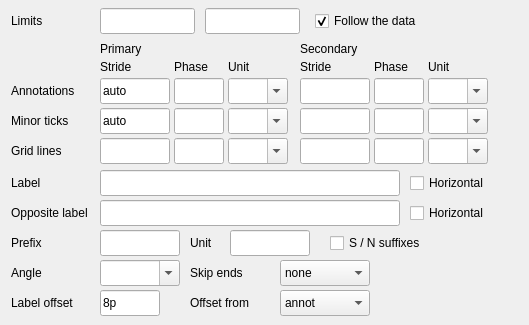
   <widget class="QWidget" name="tabY">
    <attribute name="title">
     <string>Y axis</string>
    </attribute>
    <widget class="QLabel" name="lblYLimits">
     <property name="geometry">
      <rect>
       <x>11</x>
       <y>8</y>
       <width>85</width>
       <height>26</height>
      </rect>
     </property>
     <property name="text">
      <string>Limits</string>
     </property>
    </widget>
    <widget class="QLineEdit" name="editYmin">
     <property name="geometry">
      <rect>
       <x>100</x>
       <y>8</y>
       <width>95</width>
       <height>26</height>
      </rect>
     </property>
     <property name="toolTip">
      <string>-R: Y minimum.</string>
     </property>
     <property name="text">
      <string/>
     </property>
     <property name="gmtKey" stdset="0">
      <string>-R</string>
     </property>
     <property name="gmtPart" stdset="0">
      <string>ymin</string>
     </property>
    </widget>
    <widget class="QLineEdit" name="editYmax">
     <property name="geometry">
      <rect>
       <x>205</x>
       <y>8</y>
       <width>95</width>
       <height>26</height>
      </rect>
     </property>
     <property name="toolTip">
      <string>-R: Y maximum.</string>
     </property>
     <property name="text">
      <string/>
     </property>
     <property name="gmtKey" stdset="0">
      <string>-R</string>
     </property>
     <property name="gmtPart" stdset="0">
      <string>ymax</string>
     </property>
    </widget>
    <widget class="QCheckBox" name="chkDataLimitsY">
     <property name="geometry">
      <rect>
       <x>315</x>
       <y>8</y>
       <width>205</width>
       <height>26</height>
      </rect>
     </property>
     <property name="toolTip">
      <string>-R from the raster itself: this axis spans exactly the dataset's own Y limits. Uncheck to type your own.</string>
     </property>
     <property name="text">
      <string>Follow the data</string>
     </property>
     <property name="checked">
      <bool>true</bool>
     </property>
     <property name="gmtKey" stdset="0">
      <string>-R</string>
     </property>
     <property name="gmtPart" stdset="0">
      <string>yauto</string>
     </property>
    </widget>
    <widget class="QLabel" name="lblYHdrP">
     <property name="geometry">
      <rect>
       <x>100</x>
       <y>40</y>
       <width>188</width>
       <height>18</height>
      </rect>
     </property>
     <property name="toolTip">
      <string>-Bpy: the annotations closest to the axis.</string>
     </property>
     <property name="text">
      <string>Primary</string>
     </property>
    </widget>
    <widget class="QLabel" name="lblYHdrS">
     <property name="geometry">
      <rect>
       <x>300</x>
       <y>40</y>
       <width>188</width>
       <height>18</height>
      </rect>
     </property>
     <property name="toolTip">
      <string>-Bsy: a second level further from the axis (mostly for time axes); its intervals must be longer than the primary ones.</string>
     </property>
     <property name="text">
      <string>Secondary</string>
     </property>
    </widget>
    <widget class="QLabel" name="lblYPStride">
     <property name="geometry">
      <rect>
       <x>100</x>
       <y>58</y>
       <width>70</width>
       <height>18</height>
      </rect>
     </property>
     <property name="text">
      <string>Stride</string>
     </property>
    </widget>
    <widget class="QLabel" name="lblYPPhase">
     <property name="geometry">
      <rect>
       <x>174</x>
       <y>58</y>
       <width>50</width>
       <height>18</height>
      </rect>
     </property>
     <property name="text">
      <string>Phase</string>
     </property>
    </widget>
    <widget class="QLabel" name="lblYPUnit">
     <property name="geometry">
      <rect>
       <x>228</x>
       <y>58</y>
       <width>60</width>
       <height>18</height>
      </rect>
     </property>
     <property name="text">
      <string>Unit</string>
     </property>
    </widget>
    <widget class="QLineEdit" name="editYPa">
     <property name="geometry">
      <rect>
       <x>100</x>
       <y>78</y>
       <width>70</width>
       <height>26</height>
      </rect>
     </property>
     <property name="toolTip">
      <string>-Bpya: annotation and major tick spacing. auto = GMT chooses the spacing; empty box = not drawn.</string>
     </property>
     <property name="text">
      <string>auto</string>
     </property>
     <property name="gmtKey" stdset="0">
      <string>-Bpy</string>
     </property>
     <property name="gmtPart" stdset="0">
      <string>a</string>
     </property>
    </widget>
    <widget class="QLineEdit" name="editYPaPhase">
     <property name="geometry">
      <rect>
       <x>174</x>
       <y>78</y>
       <width>50</width>
       <height>26</height>
      </rect>
     </property>
     <property name="toolTip">
      <string>-Bpya phase: shift this item by a signed amount, e.g. +0.5.</string>
     </property>
     <property name="text">
      <string/>
     </property>
     <property name="gmtKey" stdset="0">
      <string>-Bpy</string>
     </property>
     <property name="gmtPart" stdset="0">
      <string>a.phase</string>
     </property>
    </widget>
    <widget class="QComboBox" name="cmbYPaUnit">
     <property name="geometry">
      <rect>
       <x>228</x>
       <y>78</y>
       <width>60</width>
       <height>26</height>
      </rect>
     </property>
     <property name="toolTip">
      <string>-Bpya unit: d / m / s = arc degrees, minutes, seconds on a map; Y y O o U u r K k D d R H h M m S s = the time units of GMT's -B. Empty = the axis' own units.</string>
     </property>
     <property name="editable">
      <bool>true</bool>
     </property>
     <property name="gmtKey" stdset="0">
      <string>-Bpy</string>
     </property>
     <property name="gmtPart" stdset="0">
      <string>a.unit</string>
     </property>
    </widget>
    <widget class="QLineEdit" name="editYPf">
     <property name="geometry">
      <rect>
       <x>100</x>
       <y>108</y>
       <width>70</width>
       <height>26</height>
      </rect>
     </property>
     <property name="toolTip">
      <string>-Bpyf: minor tick spacing. auto = GMT chooses the spacing; empty box = not drawn.</string>
     </property>
     <property name="text">
      <string>auto</string>
     </property>
     <property name="gmtKey" stdset="0">
      <string>-Bpy</string>
     </property>
     <property name="gmtPart" stdset="0">
      <string>f</string>
     </property>
    </widget>
    <widget class="QLineEdit" name="editYPfPhase">
     <property name="geometry">
      <rect>
       <x>174</x>
       <y>108</y>
       <width>50</width>
       <height>26</height>
      </rect>
     </property>
     <property name="toolTip">
      <string>-Bpyf phase: shift this item by a signed amount, e.g. +0.5.</string>
     </property>
     <property name="text">
      <string/>
     </property>
     <property name="gmtKey" stdset="0">
      <string>-Bpy</string>
     </property>
     <property name="gmtPart" stdset="0">
      <string>f.phase</string>
     </property>
    </widget>
    <widget class="QComboBox" name="cmbYPfUnit">
     <property name="geometry">
      <rect>
       <x>228</x>
       <y>108</y>
       <width>60</width>
       <height>26</height>
      </rect>
     </property>
     <property name="toolTip">
      <string>-Bpyf unit: d / m / s = arc degrees, minutes, seconds on a map; Y y O o U u r K k D d R H h M m S s = the time units of GMT's -B. Empty = the axis' own units.</string>
     </property>
     <property name="editable">
      <bool>true</bool>
     </property>
     <property name="gmtKey" stdset="0">
      <string>-Bpy</string>
     </property>
     <property name="gmtPart" stdset="0">
      <string>f.unit</string>
     </property>
    </widget>
    <widget class="QLineEdit" name="editYPg">
     <property name="geometry">
      <rect>
       <x>100</x>
       <y>138</y>
       <width>70</width>
       <height>26</height>
      </rect>
     </property>
     <property name="toolTip">
      <string>-Bpyg: grid line spacing. auto = GMT chooses the spacing; empty box = not drawn.</string>
     </property>
     <property name="text">
      <string/>
     </property>
     <property name="gmtKey" stdset="0">
      <string>-Bpy</string>
     </property>
     <property name="gmtPart" stdset="0">
      <string>g</string>
     </property>
    </widget>
    <widget class="QLineEdit" name="editYPgPhase">
     <property name="geometry">
      <rect>
       <x>174</x>
       <y>138</y>
       <width>50</width>
       <height>26</height>
      </rect>
     </property>
     <property name="toolTip">
      <string>-Bpyg phase: shift this item by a signed amount, e.g. +0.5.</string>
     </property>
     <property name="text">
      <string/>
     </property>
     <property name="gmtKey" stdset="0">
      <string>-Bpy</string>
     </property>
     <property name="gmtPart" stdset="0">
      <string>g.phase</string>
     </property>
    </widget>
    <widget class="QComboBox" name="cmbYPgUnit">
     <property name="geometry">
      <rect>
       <x>228</x>
       <y>138</y>
       <width>60</width>
       <height>26</height>
      </rect>
     </property>
     <property name="toolTip">
      <string>-Bpyg unit: d / m / s = arc degrees, minutes, seconds on a map; Y y O o U u r K k D d R H h M m S s = the time units of GMT's -B. Empty = the axis' own units.</string>
     </property>
     <property name="editable">
      <bool>true</bool>
     </property>
     <property name="gmtKey" stdset="0">
      <string>-Bpy</string>
     </property>
     <property name="gmtPart" stdset="0">
      <string>g.unit</string>
     </property>
    </widget>
    <widget class="QLabel" name="lblYSStride">
     <property name="geometry">
      <rect>
       <x>300</x>
       <y>58</y>
       <width>70</width>
       <height>18</height>
      </rect>
     </property>
     <property name="text">
      <string>Stride</string>
     </property>
    </widget>
    <widget class="QLabel" name="lblYSPhase">
     <property name="geometry">
      <rect>
       <x>374</x>
       <y>58</y>
       <width>50</width>
       <height>18</height>
      </rect>
     </property>
     <property name="text">
      <string>Phase</string>
     </property>
    </widget>
    <widget class="QLabel" name="lblYSUnit">
     <property name="geometry">
      <rect>
       <x>428</x>
       <y>58</y>
       <width>60</width>
       <height>18</height>
      </rect>
     </property>
     <property name="text">
      <string>Unit</string>
     </property>
    </widget>
    <widget class="QLineEdit" name="editYSa">
     <property name="geometry">
      <rect>
       <x>300</x>
       <y>78</y>
       <width>70</width>
       <height>26</height>
      </rect>
     </property>
     <property name="toolTip">
      <string>-Bsya: annotation and major tick spacing. auto = GMT chooses the spacing; empty box = not drawn.</string>
     </property>
     <property name="text">
      <string/>
     </property>
     <property name="gmtKey" stdset="0">
      <string>-Bsy</string>
     </property>
     <property name="gmtPart" stdset="0">
      <string>a</string>
     </property>
    </widget>
    <widget class="QLineEdit" name="editYSaPhase">
     <property name="geometry">
      <rect>
       <x>374</x>
       <y>78</y>
       <width>50</width>
       <height>26</height>
      </rect>
     </property>
     <property name="toolTip">
      <string>-Bsya phase: shift this item by a signed amount, e.g. +0.5.</string>
     </property>
     <property name="text">
      <string/>
     </property>
     <property name="gmtKey" stdset="0">
      <string>-Bsy</string>
     </property>
     <property name="gmtPart" stdset="0">
      <string>a.phase</string>
     </property>
    </widget>
    <widget class="QComboBox" name="cmbYSaUnit">
     <property name="geometry">
      <rect>
       <x>428</x>
       <y>78</y>
       <width>60</width>
       <height>26</height>
      </rect>
     </property>
     <property name="toolTip">
      <string>-Bsya unit: d / m / s = arc degrees, minutes, seconds on a map; Y y O o U u r K k D d R H h M m S s = the time units of GMT's -B. Empty = the axis' own units.</string>
     </property>
     <property name="editable">
      <bool>true</bool>
     </property>
     <property name="gmtKey" stdset="0">
      <string>-Bsy</string>
     </property>
     <property name="gmtPart" stdset="0">
      <string>a.unit</string>
     </property>
    </widget>
    <widget class="QLineEdit" name="editYSf">
     <property name="geometry">
      <rect>
       <x>300</x>
       <y>108</y>
       <width>70</width>
       <height>26</height>
      </rect>
     </property>
     <property name="toolTip">
      <string>-Bsyf: minor tick spacing. auto = GMT chooses the spacing; empty box = not drawn.</string>
     </property>
     <property name="text">
      <string/>
     </property>
     <property name="gmtKey" stdset="0">
      <string>-Bsy</string>
     </property>
     <property name="gmtPart" stdset="0">
      <string>f</string>
     </property>
    </widget>
    <widget class="QLineEdit" name="editYSfPhase">
     <property name="geometry">
      <rect>
       <x>374</x>
       <y>108</y>
       <width>50</width>
       <height>26</height>
      </rect>
     </property>
     <property name="toolTip">
      <string>-Bsyf phase: shift this item by a signed amount, e.g. +0.5.</string>
     </property>
     <property name="text">
      <string/>
     </property>
     <property name="gmtKey" stdset="0">
      <string>-Bsy</string>
     </property>
     <property name="gmtPart" stdset="0">
      <string>f.phase</string>
     </property>
    </widget>
    <widget class="QComboBox" name="cmbYSfUnit">
     <property name="geometry">
      <rect>
       <x>428</x>
       <y>108</y>
       <width>60</width>
       <height>26</height>
      </rect>
     </property>
     <property name="toolTip">
      <string>-Bsyf unit: d / m / s = arc degrees, minutes, seconds on a map; Y y O o U u r K k D d R H h M m S s = the time units of GMT's -B. Empty = the axis' own units.</string>
     </property>
     <property name="editable">
      <bool>true</bool>
     </property>
     <property name="gmtKey" stdset="0">
      <string>-Bsy</string>
     </property>
     <property name="gmtPart" stdset="0">
      <string>f.unit</string>
     </property>
    </widget>
    <widget class="QLineEdit" name="editYSg">
     <property name="geometry">
      <rect>
       <x>300</x>
       <y>138</y>
       <width>70</width>
       <height>26</height>
      </rect>
     </property>
     <property name="toolTip">
      <string>-Bsyg: grid line spacing. auto = GMT chooses the spacing; empty box = not drawn.</string>
     </property>
     <property name="text">
      <string/>
     </property>
     <property name="gmtKey" stdset="0">
      <string>-Bsy</string>
     </property>
     <property name="gmtPart" stdset="0">
      <string>g</string>
     </property>
    </widget>
    <widget class="QLineEdit" name="editYSgPhase">
     <property name="geometry">
      <rect>
       <x>374</x>
       <y>138</y>
       <width>50</width>
       <height>26</height>
      </rect>
     </property>
     <property name="toolTip">
      <string>-Bsyg phase: shift this item by a signed amount, e.g. +0.5.</string>
     </property>
     <property name="text">
      <string/>
     </property>
     <property name="gmtKey" stdset="0">
      <string>-Bsy</string>
     </property>
     <property name="gmtPart" stdset="0">
      <string>g.phase</string>
     </property>
    </widget>
    <widget class="QComboBox" name="cmbYSgUnit">
     <property name="geometry">
      <rect>
       <x>428</x>
       <y>138</y>
       <width>60</width>
       <height>26</height>
      </rect>
     </property>
     <property name="toolTip">
      <string>-Bsyg unit: d / m / s = arc degrees, minutes, seconds on a map; Y y O o U u r K k D d R H h M m S s = the time units of GMT's -B. Empty = the axis' own units.</string>
     </property>
     <property name="editable">
      <bool>true</bool>
     </property>
     <property name="gmtKey" stdset="0">
      <string>-Bsy</string>
     </property>
     <property name="gmtPart" stdset="0">
      <string>g.unit</string>
     </property>
    </widget>
    <widget class="QLabel" name="lblYAnn">
     <property name="geometry">
      <rect>
       <x>11</x>
       <y>78</y>
       <width>85</width>
       <height>26</height>
      </rect>
     </property>
     <property name="text">
      <string>Annotations</string>
     </property>
    </widget>
    <widget class="QLabel" name="lblYTick">
     <property name="geometry">
      <rect>
       <x>11</x>
       <y>108</y>
       <width>85</width>
       <height>26</height>
      </rect>
     </property>
     <property name="text">
      <string>Minor ticks</string>
     </property>
    </widget>
    <widget class="QLabel" name="lblYGrid">
     <property name="geometry">
      <rect>
       <x>11</x>
       <y>138</y>
       <width>85</width>
       <height>26</height>
      </rect>
     </property>
     <property name="text">
      <string>Grid lines</string>
     </property>
    </widget>
    <widget class="QLabel" name="lblYLabel">
     <property name="geometry">
      <rect>
       <x>11</x>
       <y>170</y>
       <width>85</width>
       <height>26</height>
      </rect>
     </property>
     <property name="text">
      <string>Label</string>
     </property>
    </widget>
    <widget class="QLineEdit" name="editYLabel">
     <property name="geometry">
      <rect>
       <x>100</x>
       <y>170</y>
       <width>300</width>
       <height>26</height>
      </rect>
     </property>
     <property name="toolTip">
      <string>-By+l: the name written along the Y axis (Cartesian).</string>
     </property>
     <property name="text">
      <string/>
     </property>
     <property name="gmtKey" stdset="0">
      <string>-By</string>
     </property>
     <property name="gmtPart" stdset="0">
      <string>label</string>
     </property>
    </widget>
    <widget class="QCheckBox" name="chkYLabelH">
     <property name="geometry">
      <rect>
       <x>410</x>
       <y>170</y>
       <width>110</width>
       <height>26</height>
      </rect>
     </property>
     <property name="toolTip">
      <string>-By+L: write the label horizontally (useful for short y labels).</string>
     </property>
     <property name="text">
      <string>Horizontal</string>
     </property>
     <property name="gmtKey" stdset="0">
      <string>-By</string>
     </property>
     <property name="gmtPart" stdset="0">
      <string>labelH</string>
     </property>
    </widget>
    <widget class="QLabel" name="lblYSecLabel">
     <property name="geometry">
      <rect>
       <x>11</x>
       <y>200</y>
       <width>85</width>
       <height>26</height>
      </rect>
     </property>
     <property name="text">
      <string>Opposite label</string>
     </property>
    </widget>
    <widget class="QLineEdit" name="editYSecLabel">
     <property name="geometry">
      <rect>
       <x>100</x>
       <y>200</y>
       <width>300</width>
       <height>26</height>
      </rect>
     </property>
     <property name="toolTip">
      <string>-By+s: a different label for the opposite (right or upper) axis (Cartesian).</string>
     </property>
     <property name="text">
      <string/>
     </property>
     <property name="gmtKey" stdset="0">
      <string>-By</string>
     </property>
     <property name="gmtPart" stdset="0">
      <string>seclabel</string>
     </property>
    </widget>
    <widget class="QCheckBox" name="chkYSecLabelH">
     <property name="geometry">
      <rect>
       <x>410</x>
       <y>200</y>
       <width>110</width>
       <height>26</height>
      </rect>
     </property>
     <property name="toolTip">
      <string>-By+S: write the opposite label horizontally.</string>
     </property>
     <property name="text">
      <string>Horizontal</string>
     </property>
     <property name="gmtKey" stdset="0">
      <string>-By</string>
     </property>
     <property name="gmtPart" stdset="0">
      <string>seclabelH</string>
     </property>
    </widget>
    <widget class="QLabel" name="lblYPrefix">
     <property name="geometry">
      <rect>
       <x>11</x>
       <y>230</y>
       <width>85</width>
       <height>26</height>
      </rect>
     </property>
     <property name="text">
      <string>Prefix</string>
     </property>
    </widget>
    <widget class="QLineEdit" name="editYPrefix">
     <property name="geometry">
      <rect>
       <x>100</x>
       <y>230</y>
       <width>80</width>
       <height>26</height>
      </rect>
     </property>
     <property name="toolTip">
      <string>-By+p: text put before every annotation, e.g. $ (Cartesian).</string>
     </property>
     <property name="text">
      <string/>
     </property>
     <property name="gmtKey" stdset="0">
      <string>-By</string>
     </property>
     <property name="gmtPart" stdset="0">
      <string>prefix</string>
     </property>
    </widget>
    <widget class="QLabel" name="lblYUnit">
     <property name="geometry">
      <rect>
       <x>190</x>
       <y>230</y>
       <width>40</width>
       <height>26</height>
      </rect>
     </property>
     <property name="text">
      <string>Unit</string>
     </property>
    </widget>
    <widget class="QLineEdit" name="editYUnit">
     <property name="geometry">
      <rect>
       <x>230</x>
       <y>230</y>
       <width>80</width>
       <height>26</height>
      </rect>
     </property>
     <property name="toolTip">
      <string>-By+u: text put after every annotation, e.g. km (Cartesian).</string>
     </property>
     <property name="text">
      <string/>
     </property>
     <property name="gmtKey" stdset="0">
      <string>-By</string>
     </property>
     <property name="gmtPart" stdset="0">
      <string>unit</string>
     </property>
    </widget>
    <widget class="QCheckBox" name="chkYFancy">
     <property name="geometry">
      <rect>
       <x>330</x>
       <y>230</y>
       <width>190</width>
       <height>26</height>
      </rect>
     </property>
     <property name="toolTip">
      <string>-By+f: geographic annotations carry S/N instead of a sign.</string>
     </property>
     <property name="text">
      <string>S / N suffixes</string>
     </property>
     <property name="gmtKey" stdset="0">
      <string>-By</string>
     </property>
     <property name="gmtPart" stdset="0">
      <string>fancy</string>
     </property>
    </widget>
    <widget class="QLabel" name="lblYAngle">
     <property name="geometry">
      <rect>
       <x>11</x>
       <y>260</y>
       <width>85</width>
       <height>26</height>
      </rect>
     </property>
     <property name="text">
      <string>Angle</string>
     </property>
    </widget>
    <widget class="QComboBox" name="cmbYAngle">
     <property name="geometry">
      <rect>
       <x>100</x>
       <y>260</y>
       <width>80</width>
       <height>26</height>
      </rect>
     </property>
     <property name="toolTip">
      <string>-By+a: slant of the annotations. parallel (+ap), normal (+an), or type an angle in -90..90 (Cartesian). Empty = MAP_ANNOT_ORTHO decides.</string>
     </property>
     <property name="editable">
      <bool>true</bool>
     </property>
     <property name="gmtKey" stdset="0">
      <string>-By</string>
     </property>
     <property name="gmtPart" stdset="0">
      <string>angle</string>
     </property>
     <item>
      <property name="text">
       <string/>
      </property>
     </item>
     <item>
      <property name="text">
       <string>parallel</string>
      </property>
     </item>
     <item>
      <property name="text">
       <string>normal</string>
      </property>
     </item>
    </widget>
    <widget class="QLabel" name="lblYEnds">
     <property name="geometry">
      <rect>
       <x>190</x>
       <y>260</y>
       <width>80</width>
       <height>26</height>
      </rect>
     </property>
     <property name="text">
      <string>Skip ends</string>
     </property>
    </widget>
    <widget class="QComboBox" name="cmbYEnds">
     <property name="geometry">
      <rect>
       <x>280</x>
       <y>260</y>
       <width>90</width>
       <height>26</height>
      </rect>
     </property>
     <property name="toolTip">
      <string>-By+e: leave out the annotations that fall exactly on the ends of the axis (both, or only the lower / upper one).</string>
     </property>
     <property name="gmtKey" stdset="0">
      <string>-By</string>
     </property>
     <property name="gmtPart" stdset="0">
      <string>ends</string>
     </property>
     <item>
      <property name="text">
       <string>none</string>
      </property>
     </item>
     <item>
      <property name="text">
       <string>both</string>
      </property>
     </item>
     <item>
      <property name="text">
       <string>lower</string>
      </property>
     </item>
     <item>
      <property name="text">
       <string>upper</string>
      </property>
     </item>
    </widget>
    <widget class="QLabel" name="lblYLabelOffset">
     <property name="geometry">
      <rect>
       <x>11</x>
       <y>290</y>
       <width>85</width>
       <height>26</height>
      </rect>
     </property>
     <property name="text">
      <string>Label offset</string>
     </property>
    </widget>
    <widget class="QLineEdit" name="editLabelOffsetY">
     <property name="geometry">
      <rect>
       <x>100</x>
       <y>290</y>
       <width>60</width>
       <height>26</height>
      </rect>
     </property>
     <property name="toolTip">
      <string>MAP_LABEL_OFFSET, y axis: distance from the annotations to the axis label.</string>
     </property>
     <property name="text">
      <string>8p</string>
     </property>
     <property name="gmtKey" stdset="0">
      <string>MAP_LABEL_OFFSET</string>
     </property>
     <property name="gmtPart" stdset="0">
      <string>y</string>
     </property>
    </widget>
    <widget class="QLabel" name="lblYLabelMode">
     <property name="geometry">
      <rect>
       <x>190</x>
       <y>290</y>
       <width>80</width>
       <height>26</height>
      </rect>
     </property>
     <property name="text">
      <string>Offset from</string>
     </property>
    </widget>
    <widget class="QComboBox" name="cmbLabelModeY">
     <property name="geometry">
      <rect>
       <x>280</x>
       <y>290</y>
       <width>90</width>
       <height>26</height>
      </rect>
     </property>
     <property name="toolTip">
      <string>MAP_LABEL_MODE, y axis: measure the label offset from the end of the annotations (annot) or from the axis itself (axis).</string>
     </property>
     <property name="gmtKey" stdset="0">
      <string>MAP_LABEL_MODE</string>
     </property>
     <property name="gmtPart" stdset="0">
      <string>y</string>
     </property>
     <item>
      <property name="text">
       <string>annot</string>
      </property>
     </item>
     <item>
      <property name="text">
       <string>axis</string>
      </property>
     </item>
    </widget>
   </widget>
